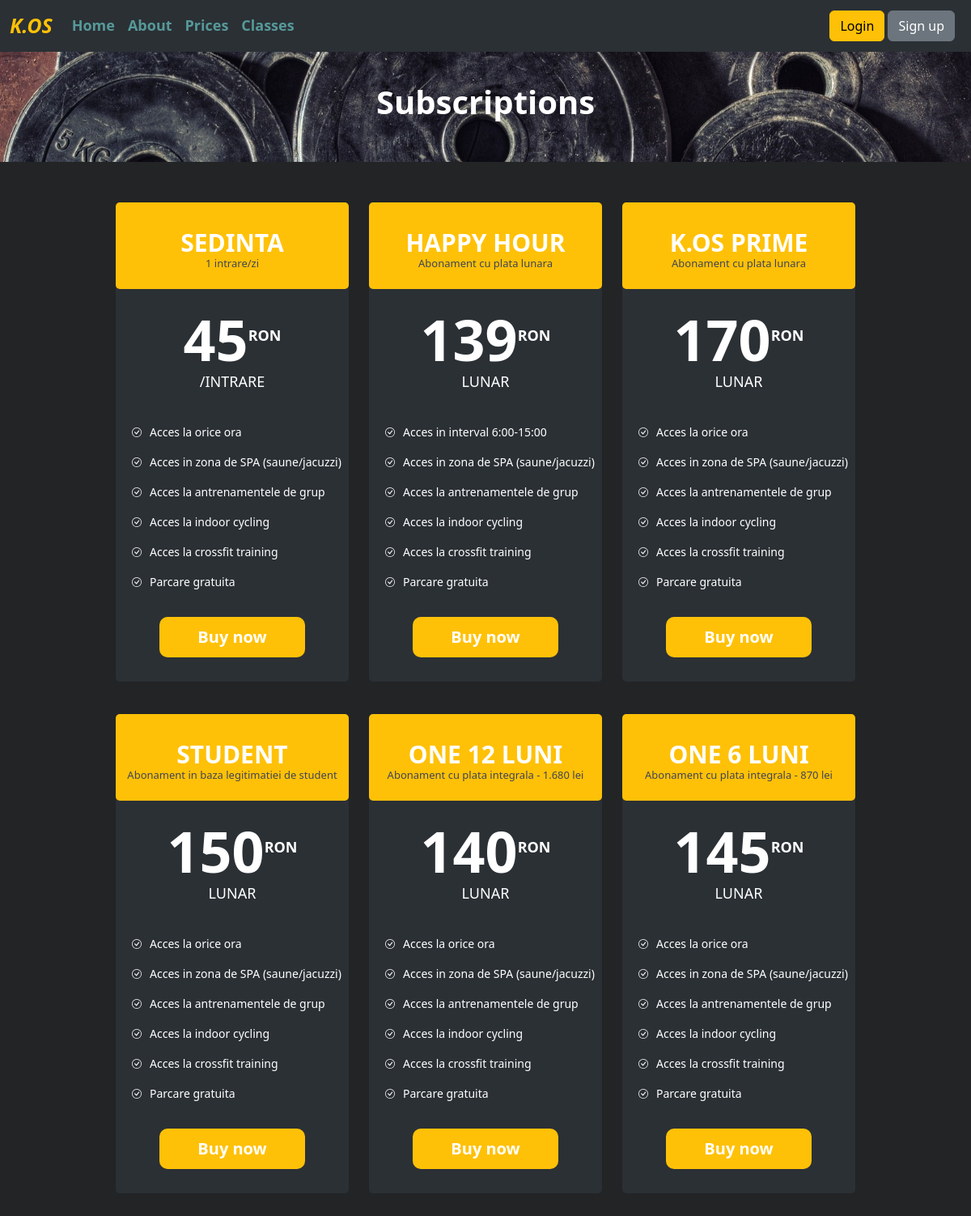
The app's page /prices/ with its own data.
### prices/models.py (models this page shows, shortened)
class Card(models.Model):
    title = models.CharField(max_length=50)
    title_detail = models.CharField(max_length=50)
    price = models.IntegerField()
    display_price = models.IntegerField(null=True)
    price_detail = models.CharField(max_length=50)
    period = models.IntegerField()
    benefit_1 = models.CharField(max_length=50, blank=True)
    benefit_2 = models.CharField(max_length=50, blank=True)
    benefit_3 = models.CharField(max_length=50, blank=True)
    benefit_4 = models.CharField(max_length=50, blank=True)
    benefit_5 = models.CharField(max_length=50, blank=True)
    benefit_6 = models.CharField(max_length=50, blank=True)
    created_at = models.DateTimeField(auto_now_add=True)
    updated_at = models.DateTimeField(auto_now=True)

### prices/views.py (the view)
# urls.py: path("prices/", views.CardListView.as_view(), name = "prices"),
class CardListView(ListView):
    template_name = 'prices/prices.html'
    model = Card
    context_object_name = "all_cards"

### templates/prices/prices.html (shortened to what this page needs)
{% extends 'basegym.html' %}
{% load static %}
{% block content %}
    <div class="title_container">
        <h4 class="title-prices">Subscriptions</h4>
    </div>
    <div class="container_prices">
        {% for card in all_cards %}
            <div class="card_subscriptions">
                <div class="container_name_subs">
                    <h5 class="name_subs">{{ card.title }}</h5>
                    <h5 class="name_details">{{ card.title_detail }}</h5>
                </div>
                <div class="container_price">
                    <div class="price_currency">
                        <h5 class="price">{{ card.display_price }}</h5>
                        <h5 class="currency">RON</h5>
                    </div>
                    <h5 class="price_details">{{ card.price_detail }}</h5>
                </div>
                <div class="benefits">
                    {% if card.benefit_1 %}
                        <div class="content">
                            <div class="icon_subs">
                            </div>
                            <h5>{{ card.benefit_1 }}</h5>
                        </div>
                    {% endif %}
                    {% if card.benefit_2 %}
                        <div class="content">
                            <div class="icon_subs">
                            </div>
                            <h5>{{ card.benefit_2 }}</h5>
                        </div>
                    {% endif %}
                    {% if card.benefit_3 %}
                        <div class="content">
                            <div class="icon_subs">
                            </div>
                            <h5>{{ card.benefit_3 }}</h5>
                        </div>
                    {% endif %}
                    {% if card.benefit_4 %}
                        <div class="content">
                            <div class="icon_subs">
                            </div>
                            <h5>{{ card.benefit_4 }}</h5>
                        </div>
                    {% endif %}
                    {% if card.benefit_5 %}
                        <div class="content">
                            <div class="icon_subs">
                            </div>
                            <h5>{{ card.benefit_5 }}</h5>
                        </div>
                    {% endif %}
                    {% if card.benefit_6 %}
                        <div class="content">
                            <div class="icon_subs">
                            </div>
                            <h5>{{ card.benefit_6 }}</h5>
                        </div>
                    {% endif %}
                </div>
                <div class="container_btn">
                    <a class="buy_now" href="{% url 'user-subscription' card_id=card.id %}">Buy now</a>
                </div>
            </div>
        {% endfor %}
    </div>
{% endblock %}

### static/css/custom-settings-gym.css (style rules this page uses)
:root { --main-color: #569999; --hover-color: #477d7d; --custom-font-size: 18px; --custom-font-weight: 650; }
body { background-color: #222426; background-size: cover; background-repeat: no-repeat; align-items: center; height: 100vh; }
.title_container { display: flex; background-image: url("../images/28.jpg"); background-position: center; background-size: cover; justify-content: center; align-items: center; width: 100%; height: 25vh; margin-bottom: 50px; }
.title-prices { font-size: 40px; color: white; font-weight: bold; margin-top: 60px; }
.container_prices { display: flex; justify-content: center; align-items: center; flex-wrap: wrap; column-gap: 25px; }
.card_subscriptions { margin-bottom: 40px; width: 18rem; height: 37rem; background-color: #2b3035; border-radius: 5px; padding: 0; }
.container_name_subs { margin-left: 0; width: 18rem; height: 18%; background-color: #ffc107; border-radius: 5px; }
.name_subs { color: white; font-size: 30px; text-align: center; font-weight: bold; padding-top: 32px; margin-bottom: 0; }
.name_details { color: #404457; font-size: 13px; text-align: center; }
.container_price { width: 100%; height: 20%; border-radius: 5px; margin-bottom: 25px; }
.price_currency { display: flex; justify-content: center; align-items: center; margin-top: 20px; }
.price { color: white; font-size: 70px; font-weight: bold; margin-bottom: 0; }
.currency { color: white; font-size: 18px; font-weight: bold; }
.price_details { color: white; font-size: 18px; text-align: center; }
.benefits { height: 222px; }
.content { display: flex; align-items: center; }
.icon_subs { color: #ffffff; width: 12px; height: 12px; margin-bottom: 25px; margin-left: 20px; }
.content h5 { color: white; margin-left: 10px; font-size: 14px; }
.container_btn { display: flex; justify-content: center; align-items: center; }
.buy_now { background-color: #ffc107; text-decoration: none; justify-content: center; width: 180px; height: 50px; line-height: 50px; border-radius: 10px; text-align: center; font-size: 20px; font-weight: bold; color: white; margin-top: 20px; border: 0; }

### records on screen
Card: title "SEDINTA", title_detail "1 intrare/zi", display_price "45", price_detail "/INTRARE", benefit_1 "Acces la orice ora", benefit_2 "Acces in zona de SPA (saune/jacuzzi)", benefit_3 "Acces la antrenamentele de grup", benefit_4 "Acces la indoor cycling", benefit_5 "Acces la crossfit training", benefit_6 "Parcare gratuita"
Card: title "HAPPY HOUR", title_detail "Abonament cu plata lunara", display_price "139", price_detail "LUNAR", benefit_1 "Acces in interval 6:00-15:00", benefit_2 "Acces in zona de SPA (saune/jacuzzi)", benefit_3 "Acces la antrenamentele de grup", benefit_4 "Acces la indoor cycling", benefit_5 "Acces la crossfit training", benefit_6 "Parcare gratuita"
Card: title "K.OS PRIME", title_detail "Abonament cu plata lunara", display_price "170", price_detail "LUNAR", benefit_1 "Acces la orice ora", benefit_2 "Acces in zona de SPA (saune/jacuzzi)", benefit_3 "Acces la antrenamentele de grup", benefit_4 "Acces la indoor cycling", benefit_5 "Acces la crossfit training", benefit_6 "Parcare gratuita"
Card: title "STUDENT", title_detail "Abonament in baza legitimatiei de student", display_price "150", price_detail "LUNAR", benefit_1 "Acces la orice ora", benefit_2 "Acces in zona de SPA (saune/jacuzzi)", benefit_3 "Acces la antrenamentele de grup", benefit_4 "Acces la indoor cycling", benefit_5 "Acces la crossfit training", benefit_6 "Parcare gratuita"
Card: title "ONE 12 LUNI", title_detail "Abonament cu plata integrala - 1.680 lei", display_price "140", price_detail "LUNAR", benefit_1 "Acces la orice ora", benefit_2 "Acces in zona de SPA (saune/jacuzzi)", benefit_3 "Acces la antrenamentele de grup", benefit_4 "Acces la indoor cycling", benefit_5 "Acces la crossfit training", benefit_6 "Parcare gratuita"
Card: title "ONE 6 LUNI", title_detail "Abonament cu plata integrala - 870 lei", display_price "145", price_detail "LUNAR", benefit_1 "Acces la orice ora", benefit_2 "Acces in zona de SPA (saune/jacuzzi)", benefit_3 "Acces la antrenamentele de grup", benefit_4 "Acces la indoor cycling", benefit_5 "Acces la crossfit training", benefit_6 "Parcare gratuita"
